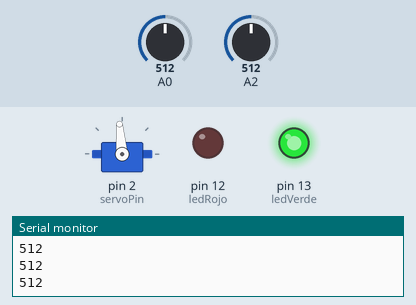
Recording of a sketch running on a simulated Arduino Uno, built with avr-gcc and run on an emulated ATmega328P. On the bench: servo, output pins drawn as LEDs (lit = HIGH), the last lines printed to the serial monitor. The inputs (shaded band) are chosen by the test bench; at power-on: A0 = 512, A2 = 512.

Above: at 4.3 s.
4.4 s: A0 set to 543
8.9 s: A0 set to 564
At 11.5 s:
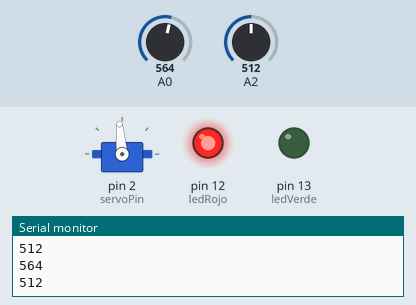
13.4 s: A2 set to 534
17.9 s: A2 set to 569
At 21.9 s:
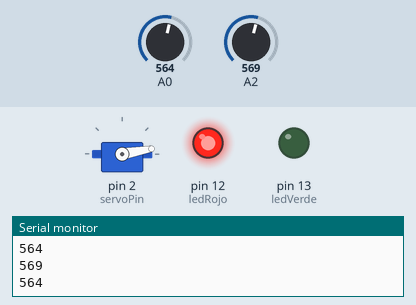
22.5 s: A0 set to 540
At 23.5 s:
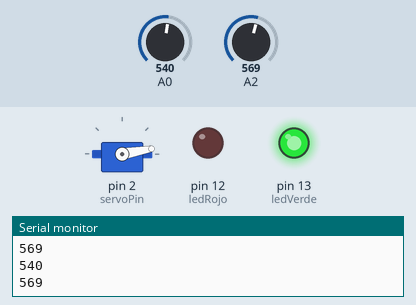
27.0 s: A0 set to 560
At 27.9 s:
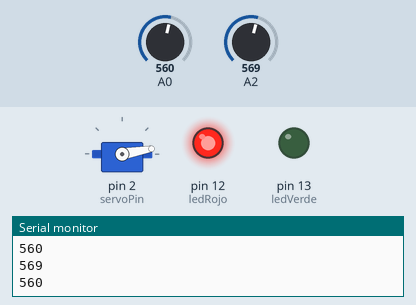
Timing chart, 0 to 30.0 s (numbered marks = the images above; inputs shaded):
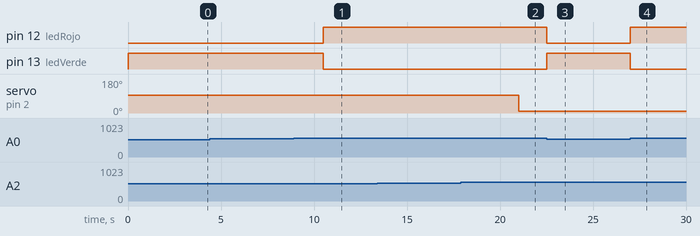

Measured:
- the behaviour switches between 550 and 551 on A0 (found by bisection; images 0 and 1)
- the behaviour switches between 550 and 551 on A2 (found by bisection; images 1 and 2)
- after the input at 8.9 s, pin 12 (ledRojo): LOW → HIGH after 1.6 s; pin 13 (ledVerde): HIGH → LOW after 1.6 s
- after the input at 17.9 s, servo on pin 2 (servoPin): 95° → 10° after 3.1 s
- after the input at 22.5 s, pin 12 (ledRojo): HIGH → LOW at once; pin 13 (ledVerde): LOW → HIGH at once
- after the input at 27.0 s, pin 12 (ledRojo): LOW → HIGH at once; pin 13 (ledVerde): HIGH → LOW at once

The sketch:

ldrCode.ino
```cpp
#include <Servo.h> // include the servo library
Servo servoMotor;
int ledVerde = 13;
int ledRojo = 12;
int lecturasensor1;
int lecturasensor2;
int servoPin = 2; // Pin de control del Servo

void setup() {
  servoMotor.attach(servoPin);
  servoMotor.write(1); // bajada de barrera
  Serial.begin(9600);
  pinMode(ledVerde, OUTPUT);
  pinMode(ledRojo, OUTPUT);
}
void loop() {
  lecturasensor1 = analogRead(A0);
  lecturasensor2 = analogRead(A2);

  Serial.println(lecturasensor1);
  Serial.println(lecturasensor2);

  if (lecturasensor1 > 550) {
    digitalWrite(ledRojo, HIGH);
    digitalWrite(ledVerde, LOW);
  } else {
    digitalWrite(ledVerde, HIGH);
    digitalWrite(ledRojo, LOW);
  }

  if (lecturasensor2 > 550){
    servoMotor.write(10); // bajada de barrera
//    delay(5500);
  }
  else {
    servoMotor.write(95); // Subida de barrera
    delay(3500);
  }

}
```
